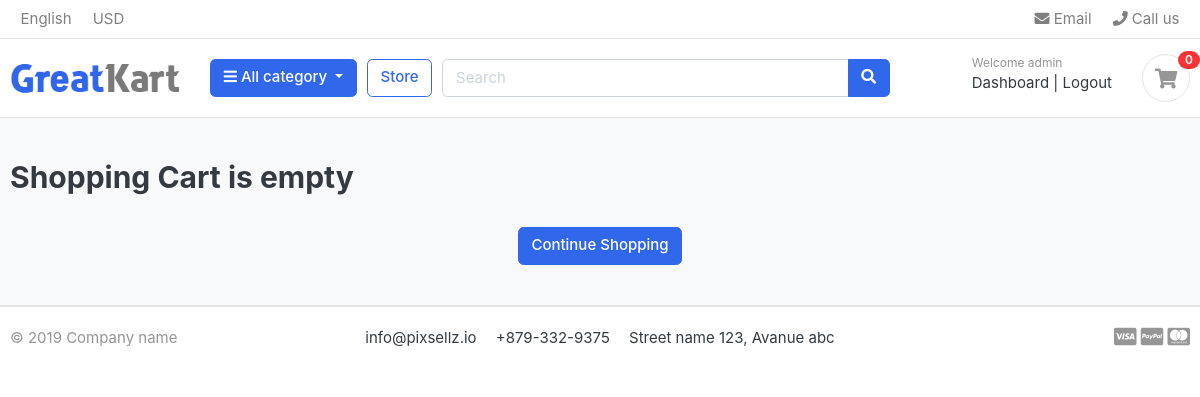
/cart/ (signed in), run on an earlier commit of the app's database.
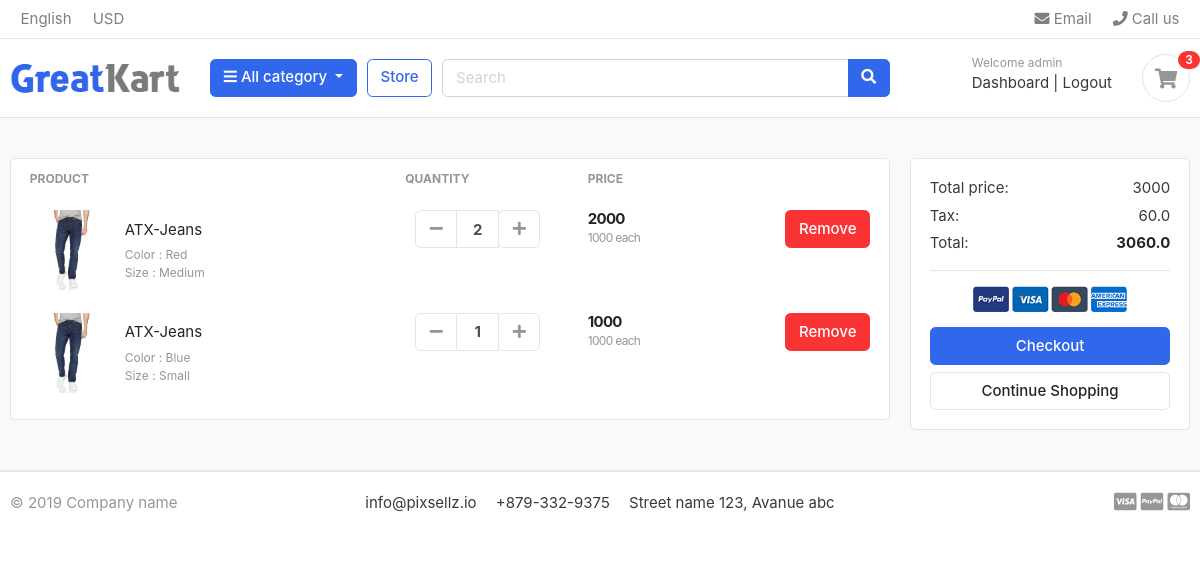
And on a later commit of the database.
### cart/models.py (models this page shows, shortened)
class CartItems(models.Model):
    user = models.ForeignKey(Accounts, on_delete= models.CASCADE, null=True)
    product = models.ForeignKey(Product, on_delete= models.CASCADE, null= True)
    variations = models.ManyToManyField(Variation, blank= True)
    cart    = models.ForeignKey(Cart, on_delete= models.CASCADE, null= True)
    quantity = models.IntegerField()
    is_active = models.BooleanField(default= True)
    describe = models.TextField(blank= True)
    def sub_total(self):
        return self.product.price * self.quantity

### store/models.py (models this page shows, shortened)
class Product(models.Model):
    product_name  = models.CharField(max_length= 50, unique= True)
    slug          = models.SlugField(max_length= 50, unique= True)
    description   = models.TextField(max_length= 500, blank= True)
    price         = models.IntegerField()
    images        = models.ImageField(upload_to='photos/products')
    stock         = models.IntegerField()
    is_available  = models.BooleanField(default= True)
    category      = models.ForeignKey(Category, on_delete= models.CASCADE)
    created_date  = models.DateTimeField(auto_now_add= True)
    modified_date = models.DateTimeField(auto_now= True)
    def get_url(self):
        return reverse('product_detail', args= [self.category.slug, self.slug])

class Variation(models.Model):
    product = models.ForeignKey(Product, on_delete= models.CASCADE)
    variation_category = models.CharField(max_length= 100, choices= variation_category_choice)
    variation_value = models.CharField(max_length= 100)
    is_active = models.BooleanField(default= True)
    created_date = models.DateTimeField(auto_now= True)
    objects = VariationManager()

### cart/views.py (the view)
# urls.py: path('', cart , name = 'cart'),
def cart(request, total=0, quantity=0, cart_items=None):
    try:
        if request.user.is_authenticated:
            cart_items = CartItems.objects.filter(user= request.user)
        else:
            cart = Cart.objects.get(cart_id=_cart_id(request))
            cart_items = CartItems.objects.filter(cart=cart, is_active=True)
        for cart_item in cart_items:
            total += (cart_item.product.price * cart_item.quantity)
            quantity += cart_item.quantity
        tax = (2 * total) / 100
        grand_total = total + tax
    except ObjectDoesNotExist:
        pass
    context = {
        'total': total,
        'quantity': quantity,
        'cart_items': cart_items,
        'tax': tax,
        'grand_total': grand_total
    }
    return render(request, 'store/cart.html', context)

### cart/context_processor.py (called while the page is built)
def counter(request):
    cart_count = 0
    if 'admin' in request.path:
        return {}
    else:
        try:
            cart = Cart.objects.filter(cart_id = _cart_id(request))
            if request.user.is_authenticated:
                cart_items = CartItems.objects.all().filter(user = request.user)
            else:
                cart_items = CartItems.objects.all().filter(cart= cart[:1])
            for cart_item in cart_items:
                cart_count += cart_item.quantity
        except Cart.DoesNotExist:
            cart_count = 0
    return dict(cart_count = cart_count)

### cart/views.py (called while the page is built)
def _cart_id(request):
    cart = request.session.session_key
    if not cart:
        cart = request.session.create()
    return cart

### category/context_processor.py (called while the page is built)
def menu_links(request):
    links = Category.objects.all()
    return dict(links=links)

### category/models.py (called while the page is built)
    def get_url(self):
        return reverse('product_by_category', args = [self.slug])

### greatkart/templates/store/cart.html (shortened to what this page needs)
{% extends 'base.html' %}
{% load static %}
{% block content %}
<section class="section-content padding-y bg">
<div class="container">
{% if not cart_items %}
	<h2> Shopping Cart is empty</h2>
	<br>
	<div class = "text-center">
		<a href="{% url 'store' %}" class = "btn btn-primary">Continue Shopping</a>
	</div>
	{% else %}
<div class="row">
	<aside class="col-lg-9">
<div class="card">
<table class="table table-borderless table-shopping-cart">
<thead class="text-muted">
<tr class="small text-uppercase">
  <th scope="col">Product</th>
  <th scope="col" width="120">Quantity</th>
  <th scope="col" width="120">Price</th>
  <th scope="col" class="text-right" width="200"> </th>
</tr>
</thead>
<tbody>
{% for cart_item in cart_items %}
<tr>
	<td>
		<figure class="itemside align-items-center">
			<div class="aside"><img src="{{ cart_item.product.images.url}}" class="img-sm"></div>
			<figcaption class="info">
				<a href="{{ cart_item.product.get_url }}" class="title text-dark">{{ cart_item.product.product_name }}</a>
				<p class="text-muted small">
					{% if cart_item.variations.all %}
						{% for item in cart_item.variations.all %}
							{{ item.variation_category | capfirst }} : {{ item.variation_value | capfirst }} <br>
						{% endfor %}
					{% endif %}
				</p>
			</figcaption>
		</figure>
	</td>
	<td>
					<div class="col">
						<div class="input-group input-spinner">
							<div class="input-group-prepend">
							<a href = "{%url 'remove_cart' cart_item.product.id  cart_item.id %}" class="btn btn-light" type="button" id="button-plus"> <i class="fa fa-minus"></i> </a>
							</div>
							<input type="text" class="form-control"  value={{ cart_item.quantity }}>
							<div class="input-group-append">
								<form action="{% url 'add_cart' cart_item.product.id %}" method="POST">
									<button class="btn btn-light" type="submit" id="button-minus"> <i class="fa fa-plus"></i> </button>
								</form>
							</div>
						</div>
					</div>
	</td>
	<td>
		<div class="price-wrap">
			<var class="price">{{ cart_item.sub_total }}</var>
			<small class="text-muted">{{ cart_item.product.price }} each </small>
		</div>
	</td>
	<td class="text-right">
	<a href="{% url 'remove' cart_item.product.id cart_item.id %}" class="btn btn-danger"> Remove</a>
	</td>
</tr>
{% endfor %}
</tbody>
</table>
</div>
	</aside>
	<aside class="col-lg-3">
		<div class="card">
		<div class="card-body">
			<dl class="dlist-align">
			  <dt>Total price:</dt>
			  <dd class="text-right">{{total}}</dd>
			</dl>
			<dl class="dlist-align">
			  <dt>Tax:</dt>
			  <dd class="text-right"> {{tax}}</dd>
			</dl>
			<dl class="dlist-align">
			  <dt>Total:</dt>
			  <dd class="text-right text-dark b"><strong>{{grand_total}}</strong></dd>
			</dl>
			<hr>
			<p class="text-center mb-3">
				<img src="{% static './images/misc/payments.png' %}" height="26">
			</p>
			<a href="{% url 'checkout' %}" class="btn btn-primary btn-block"> Checkout </a>
			<a href="{% url 'store' %}" class="btn btn-light btn-block">Continue Shopping</a>
		</div>
		</div>
</aside>
{% endif %}
</div>
</div>
</section>
{% endblock %}

### greatkart/templates/includes/navbar.html (shortened to what this page needs)
{% load static %}
<header class="section-header">
<nav class="navbar p-md-0 navbar-expand-sm navbar-light border-bottom">
<div class="container">
  <div class="collapse navbar-collapse" id="navbarTop4">
    <ul class="navbar-nav mr-auto">
    	<li class="nav-item dropdown">
		 	<a href="#" class="nav-link">   English </a>
		</li>
		<li class="nav-item dropdown">
			<a href="#" class="nav-link"> USD </a>
		</li>
    </ul>
    <ul class="navbar-nav">
		<li><a href="#" class="nav-link"> <i class="fa fa-envelope"></i> Email </a></li>
		<li><a href="#" class="nav-link"> <i class="fa fa-phone"></i> Call us </a></li>
	</ul>
  </div>
</div>
</nav>
<section class="header-main border-bottom">
	<div class="container">
<div class="row align-items-center">
	<div class="col-lg-2 col-md-3 col-6">
		<a href="{%url 'home' %}" class="brand-wrap">
			<img class="logo" src="{%static './images/logo.png'%}">
		</a>
	</div>
	<div class="col-lg col-sm col-md col-6 flex-grow-0">
		<div class="category-wrap dropdown d-inline-block float-right">
			<button type="button" class="btn btn-primary dropdown-toggle" data-toggle="dropdown">
				<i class="fa fa-bars"></i> All category
			</button>
		</div>
	</div>
	<a href="{% url 'store' %}" class="btn btn-outline-primary">Store</a>
	<div class="col-lg  col-md-6 col-sm-12 col">
		<form action="{% url 'search' %}" class="search" method="GET">
			<div class="input-group w-100">
			    <input type="text" class="form-control" style="width:60%;" placeholder="Search", name = "keyword">
			    <div class="input-group-append">
			      <button class="btn btn-primary" type="submit">
			        <i class="fa fa-search"></i>
			      </button>
			    </div>
		    </div>
		</form>
	</div>
	<div class="col-lg-3 col-sm-6 col-8 order-2 order-lg-3">
				<div class="d-flex justify-content-end mb-3 mb-lg-0">
					{% if user.id is None %}
					<div class="widget-header">
						<small class="title text-muted">Welcome guest!</small>
						<div>
							<a href="{% url 'login' %}">Sign in</a> <span class="dark-transp"> | </span>
							<a href="{% url 'register' %}"> Register</a>
						</div>
					</div>
					{% else %}
					<div class="widget-header">
						<small class="title text-muted">Welcome {{user.first_name}}</small>
						<div>
							<a href="{% url 'dashboard' %}">Dashboard</a> <span class="dark-transp"> | </span>
							<a href="{% url 'logout' %}"> Logout</a>
						</div>
					</div>
					{% endif %}
					<a href="{% url 'cart' %}" class="widget-header pl-3 ml-3">
						<div class="icon icon-sm rounded-circle border"><i class="fa fa-shopping-cart"></i></div>
						<span class="badge badge-pill badge-danger notify">{{ cart_count }}</span>
					</a>
				</div>
			</div>
</div>
	</div>
</section>
</header>

What changed in the data, as far as the page shows it:
added CartItems: product.images (picture), product.product_name "ATX-Jeans", quantity "2", sub_total "2000", product.price "1000"
now on this page (row unchanged): Variation: variation_category "Color", variation_value "Red", shown under "ATX-Jeans"
now on this page (row unchanged): Variation: variation_category "Size", variation_value "Medium", shown under "ATX-Jeans"
added CartItems: product.images (picture), product.product_name "ATX-Jeans", quantity "1", sub_total "1000", product.price "1000"
now on this page (row unchanged): Variation: variation_category "Color", variation_value "Blue", shown under "ATX-Jeans"
now on this page (row unchanged): Variation: variation_category "Size", variation_value "Small", shown under "ATX-Jeans"
Also different on the page:
{{ cart_count }}: "0" → "3"
{{ total }}: (not shown) → "3000"
{{ tax }}: (not shown) → "60.0"
{{ grand_total }}: (not shown) → "3060.0"
text no longer shown: "Shopping Cart is empty"
text now shown: "PRODUCT QUANTITY PRICE Total price: Tax: Total: Checkout"
